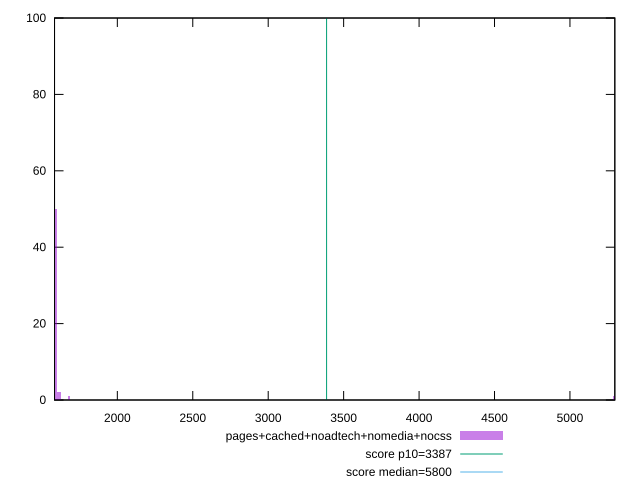

This chart was generated by the following gnuplot code:
reset

$pagesCachedNoadtechNomediaNocss <<EOF
5291.741695774737 1
1595.7056144475366 50
1609.3441239727292 2
1582.067104922344 44
1622.9826334979218 2
1677.5366715986925 1
EOF

set key outside below
set boxwidth 13.638509525192621
set xrange [1583.7735000000002:5297.388519884111]
set yrange [0:100]
set trange [0:100]
set style fill transparent solid 0.5 noborder

set parametric
set terminal svg size 640, 490 enhanced background rgb 'white'
set output "report_00017_2021-02-10T15-08-03.406Z/speed-index/comparison/histogram/4_vs_5.svg"

plot $pagesCachedNoadtechNomediaNocss title "pages+cached+noadtech+nomedia+nocss" with boxes, \
     3387,t title "score p10=3387", \
     5800,t title "score median=5800"

reset
